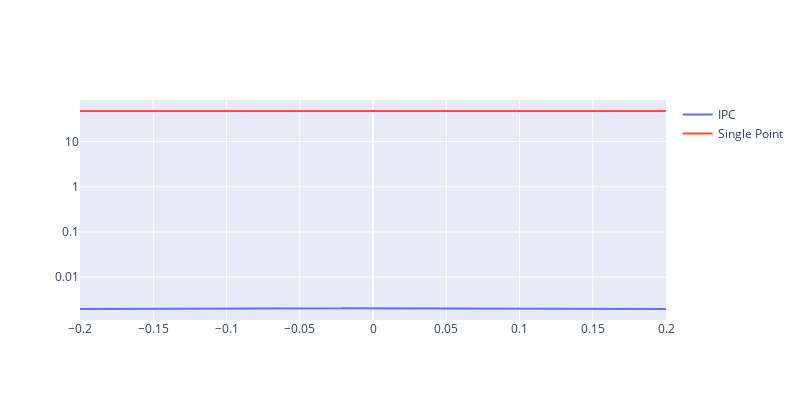

This figure's notebook cell:
### Code cell
displacements = np.linspace(-0.2, 0.2, 2000)
pA = []
pB = []
pC = []

for i, disp in enumerate(displacements):
    V_disp = copy.deepcopy(V)
    V_disp[3, 0] += disp
    
    pA.append(potential_IPC(V_disp))
    pB.append(potential_single_point(V_disp))


fig = go.Figure(data=[
    go.Scatter(x=displacements, y=pA, name="IPC"),
    go.Scatter(x=displacements, y=pB, name="Single Point"),
], layout=go.Layout(width=800, height=400))

fig.update_layout(
    yaxis_type="log"
)

fig.show()

### Figure 1 — Plotly figure (JSON) as saved in the notebook; plotly's stock layout.template omitted (floating-point values rounded to 4 significant figures; data arrays with more than 128 entries replaced by an {"elided": "..."} marker saying what was removed)
{"data": [{"name": "IPC", "type": "scatter", "x": {"elided": "2000 float values"}, "y": {"elided": "2000 float values"}}, {"name": "Single Point", "type": "scatter", "x": {"elided": "2000 float values"}, "y": {"elided": "2000 float values"}}], "layout": {"height": 400, "width": 800, "yaxis": {"type": "log"}}}
